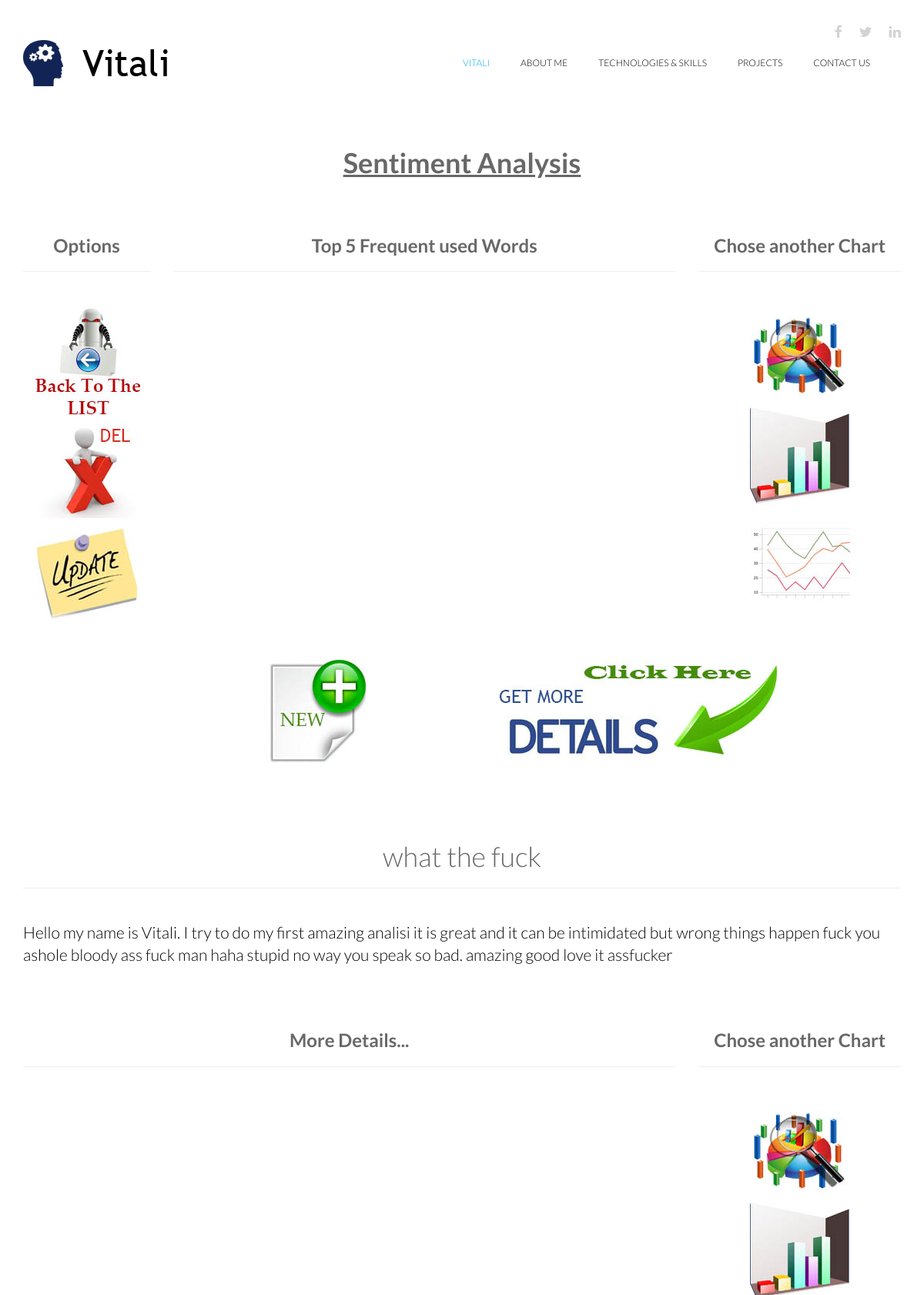
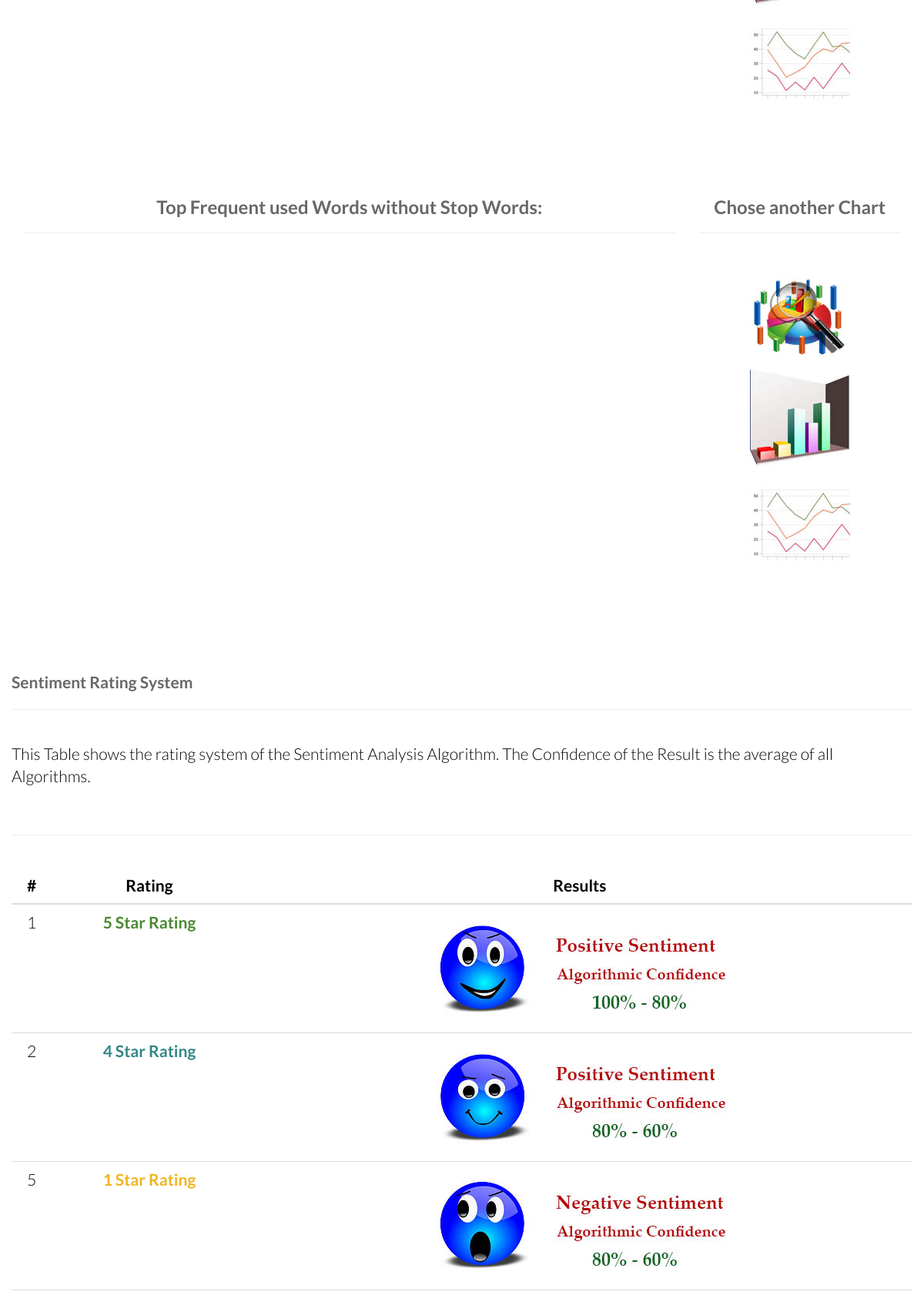
The app's page /sentiment/what-the-fuck/ (upper part) with its own data (2 pictures, top to bottom).
### messageboard/models.py (models this page shows, shortened)
class InputText(models.Model):
    title = models.CharField(max_length=255)
    content = models.TextField()
    created = models.DateTimeField(auto_now_add=True, auto_now=False)
    slug = models.SlugField(unique=True)
    def get_absolute_url(self):
        return reverse("sent_detail", kwargs={'slug':self.slug})

### messageboard/views.py (the view)
# urls.py: url(r'^sentiment/(?P<slug>[-\w]+)/$', SentimentDetail.as_view(), name="sent_detail"),
class SentimentDetail(DetailView):
    template_name = 'sentiment/detail.html'
    model = InputText
    def get_context_data(self, **kwargs):
        context = super(SentimentDetail, self).get_context_data(**kwargs)
        try:
            qrsAnalysis = SentAnalysis.objects.get(slug=self.object.slug)
            qrsMachineLearning = MachineLearning.objects.get(slug=self.object.slug)
            topW = TopWordsRetriever(qrsAnalysis.topWords)
            words, num = topW.topWords()
            context['stopWords'] = qrsAnalysis.stopWords
            context['totalWords'] = qrsAnalysis.totalWords
            context['averageWPS'] = int(qrsAnalysis.avWordsSentence)
            context['totalSentences'] = qrsAnalysis.totalSentences
            context['ratioWS'] = int(qrsAnalysis.ratioTotalStopwords)
            context['word1'] = words[0]
            context['word2'] = words[1]
            context['word3'] = words[2]
            context['word4'] = words[3]
            context['word5'] = words[4]
            context['num1'] = num[0]
            context['num2'] = num[1]
            context['num3'] = num[2]
            context['num4'] = num[3]
            context['num5'] = num[4]
            topCL = TopWordsRetriever(qrsAnalysis.topFiveWordsCleaned)
            wC, nC = topCL.topWords()
            context['wC1'] = wC[0]
            context['wC2'] = wC[1]
            context['wC3'] = wC[2]
            context['wC4'] = wC[3]
            context['wC5'] = wC[4]
            context['nC1'] = nC[0]
            context['nC2'] = nC[1]
            context['nC3'] = nC[2]
            context['nC4'] = nC[3]
            context['nC5'] = nC[4]
            context['swearingList'] = topCL.wordProcessing(qrsMachineLearning.swearingWords)
            context['positiveList'] = topCL.wordProcessing(qrsMachineLearning.positiveWords)
            context['negativeList'] = topCL.wordProcessing(qrsMachineLearning.negativeWords)
            context['naive'] = qrsMachineLearning.naiveBayes
            context['mnb'] = qrsMachineLearning.mnb
            context['bernoulli'] = qrsMachineLearning.bernoulliNB
            context['totalCat'] = qrsMachineLearning.totalCategory
            context['confidence'] =qrsMachineLearning.confidence
            context['poCo'] = qrsMachineLearning.positiveCounter
            context['neCo'] = qrsMachineLearning.negativeCounter
            context['swCo'] = qrsMachineLearning.swearingCounter
            context['rtwp'] = qrsMachineLearning.ratioTotalWordsPositive
            context['rtwn'] = qrsMachineLearning.ratioTotalWordsNegative
        except:
            pass
        return context

### messageboard/sentiment.py (called while the page is built)
    def topWords(self):
        regex = re.compile(r'\((.*?)\)')
        text = regex.findall(self.text)
        num = []
        words = []
        for i in text:
            num.append(i.split(",")[1])
            words.append(i.split(",")[0])
        return words, num

    def wordProcessing(self, con):
        new_text = con.replace('[','').replace(']','').replace("'",'').replace(',','')
        return word_tokenize(new_text)

### templates/sentiment/detail.html (shortened to what this page needs)
{% extends 'base.html' %}
{% load static %}
{% block content %}
<div class="container">
<div class="row">
	<div class="col-sm-12 text-center">
			<h1><strong><u>Sentiment Analysis</u></strong></h1>
			<br/><br/>
	</div>
	<div class="col-sm-2 text-center">
		<h2><strong>Options</strong></h2>
		<hr/>
		<br/>
		<a href="{% url 'sent_list' %}"><img src="{% static 'vitali/images/portfolio/5.jpg' %}" />
		<a href="{{ object.get_absolute_url }}delete/"><img src="{% static 'vitali/images/portfolio/del.jpg' %}" />
		<a href="{{ object.get_absolute_url }}update/"><img src="{% static 'vitali/images/portfolio/update.jpg' %}" />
	</div>
	<div class="col-sm-7 text-center">
		<h2><strong>Top 5 Frequent used Words</strong></h2>
		<hr/>
		<br/>
		<div id="hc_container" style="width:100%; height:400px;"></div>
	</div>
	<div class="col-sm-3 text-center">
		<h2><strong>Chose another Chart</strong></h2>
		<hr/>
		<br/>
		<a href='#' class='change_type' id='pie'><img src="{% static 'vitali/images/portfolio/pie.jpg' %}" /></a>
		<a href='#' class='change_type' id='column'><img src="{% static 'vitali/images/portfolio/bar.jpg' %}" /></a>
		<a href='#' class='change_type' id='line'><img src="{% static 'vitali/images/portfolio/line.jpg' %}" /></a>
	</div>
	<div class="row">
        <div class="col-lg-4 text-center divider">
          <a href="{% url 'sent_create' %}"><img src="{% static 'vitali/images/portfolio/back.jpg' %}" /></a>
        </div>
        <div class="col-lg-4 text-center divider">
          <a href="#details"><img src="{% static 'vitali/images/portfolio/details.jpg' %}" /></a>
       </div>
    </div>
</div>
	<br/><br/><br/>
    <div class="row">
        <div class="col-md-12 text-center">
             <h1> {{object.title}}</h1>
			 <hr/>
			  <br/>
        </div>
       <div class="col-md-12">
        <p class="lead">{{object.content}}</p>
       </div>
    </div>
</div>
<div class='container' id="details">
	<br/><br/>
  <div class="row">
		<div class="col-sm-9 text-center">
		<h2><strong>More Details...</strong></h2>
		<hr/>
		<br/>
		<div id="hc_container2" style="width:100%; height:400px;"></div>
	</div>
	<div class="col-sm-3 text-center">
		<h2><strong>Chose another Chart</strong></h2>
		<hr/>
		<br/>
		<a href='#' class='change_type2' id='pie'><img src="{% static 'vitali/images/portfolio/pie.jpg' %}" /></a>
		<a href='#' class='change_type2' id='bar'><img src="{% static 'vitali/images/portfolio/bar.jpg' %}" /></a>
		<a href='#' class='change_type2' id='line'><img src="{% static 'vitali/images/portfolio/line.jpg' %}" /></a>
	</div>
  </div>
  <br/><br/>
</div>
<div class='container'>
	<br/><br/>
  <div class="row">
		<div class="col-sm-9 text-center">
		<h2><strong>Top Frequent used Words without Stop Words:</strong></h2>
		<hr/>
		<br/>
		<div id="hc_container3" style="width:100%; height:400px;"></div>
	</div>
	<div class="col-sm-3 text-center">
		<h2><strong>Chose another Chart</strong></h2>
		<hr/>
		<br/>
		<a href='#' class='change_type3' id='pie'><img src="{% static 'vitali/images/portfolio/pie.jpg' %}" /></a>
		<a href='#' class='change_type3' id='column'><img src="{% static 'vitali/images/portfolio/bar.jpg' %}" /></a>
		<a href='#' class='change_type3' id='line'><img src="{% static 'vitali/images/portfolio/line.jpg' %}" /></a>
	</div>
  </div>
  <br/><br/>
  <div class="row">
		<h1 class="lead divider"><strong>Sentiment Rating System</strong></h1>
		<hr/>
		  <br/>
		  <p class="lead">This Table shows the rating system of the Sentiment Analysis Algorithm. The Confidence of the Result is the average of all Algorithms.</p>
		  <br/>
		  <hr/>
		  <br/>
		  <div class="table-responsive">
		  <table class="table lead">
			<thead>
			  <tr>
				<th class="text-center">#</th>
				<th class="text-center">Rating</th>
				<th class="text-center">Results</th>
			  </tr>
			</thead>
			<tbody class="text-center">
			  <tr>
				<td>1</td>
				<td style="color: #4a8832"><strong>5 Star Rating</strong></td>
				<td><img src="{% static 'vitali/images/portfolio/5star.jpg' %}" /></td>
			  </tr>
			  <tr>
				<td>2</td>
				<td style="color: #328885"><strong>4 Star Rating</strong></td>
				<td><img src="{% static 'vitali/images/portfolio/4star.jpg' %}" /></td>
			  </tr>
			  <tr>
				<td>5</td>
				<td style="color: #eeb61f"><strong>1 Star Rating</strong></td>
				<td><img src="{% static 'vitali/images/portfolio/1star.jpg' %}" /></td>
			  </tr>
			    <tr>
				<td>6</td>
				<td style="color: #ee1f1f"><strong>0 Star Rating</strong></td>
				<td><img src="{% static 'vitali/images/portfolio/0star.jpg' %}" /></td>
			  </tr>
			</tbody>
		  </table>
  </div>
</div>
{% endblock content %}

### static/our_static/vitali/css/main.css (style rules this page uses)
body { background: #fff; font-family: 'Lato', sans-serif; font-weight: 300; font-size: 14px; line-height: 22px; color: #000; }
html { height: 100%; }
a { color:#C03035; }
a { -webkit-transition: 300ms; -moz-transition: 300ms; -o-transition: 300ms; transition: 300ms; }
h1, h2, h3, h4, h5, h6 { font-family: 'Lato', sans-serif; font-weight: 300; }
h1 { color: #686868; }
h2 { font-size: 24px; color: #686868; }

### templates/sentiment/detail.html (style rules this page uses)
.divider { padding-top: 60px !important; }

### records on screen
InputText: title "what the fuck", content "Hello my name is Vitali. I try to do my first amazing analisi it is great and it can be intimidated but wrong things happen fuck you ashole bloody ass fuck man haha stupid no way you speak so bad. amazing good love it assfucker"
